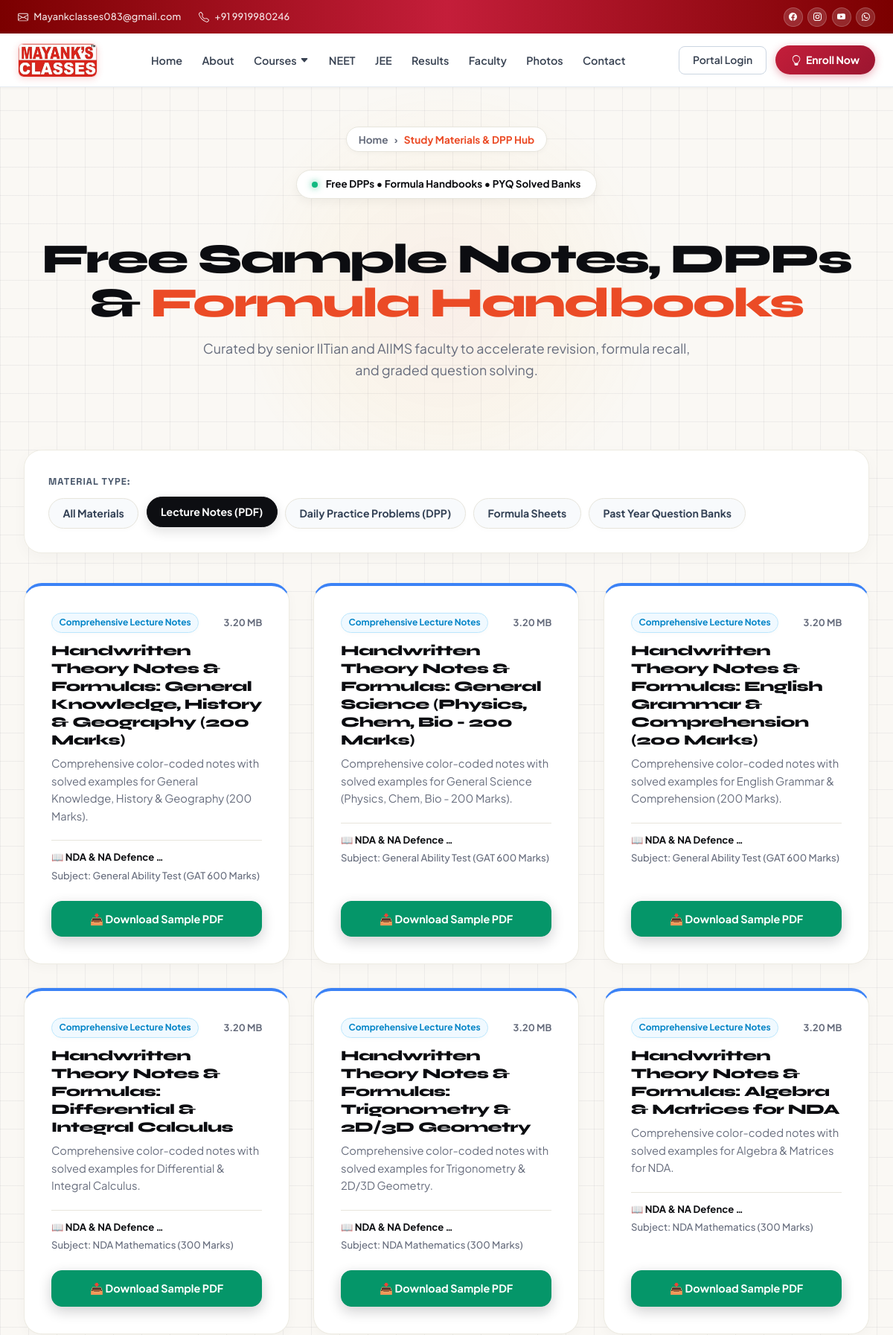
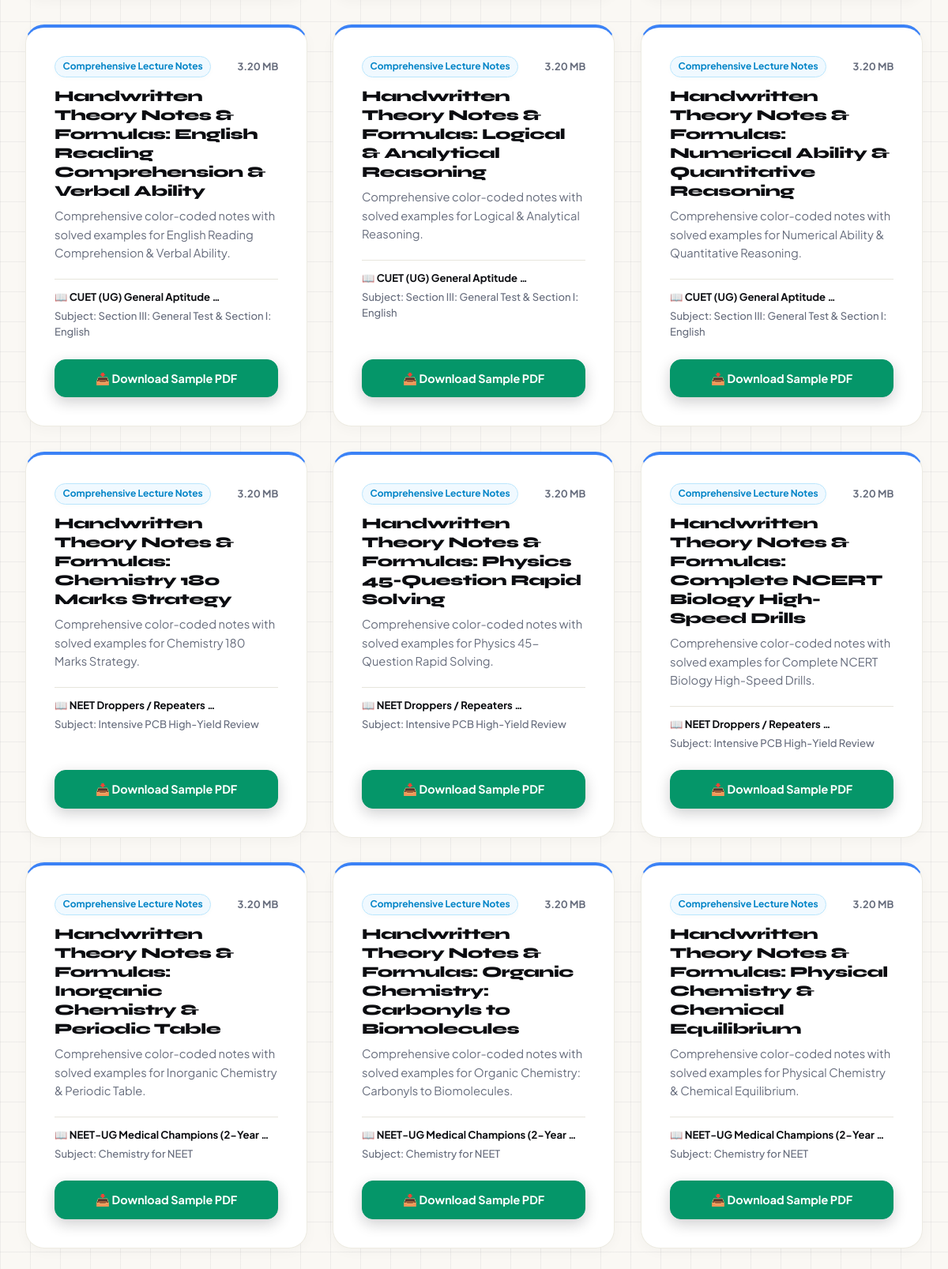
The page /study-materials/?type=PDF_NOTES (upper part) on the database its author committed (2 pictures, top to bottom).
### apps/lms/models.py (models this page shows, shortened)
class StudyMaterial(TimeStampedModel):
    MATERIAL_TYPES = [
        ('PDF_NOTES', 'Comprehensive Lecture Notes'),
        ('FORMULA_SHEET', 'Quick Revision Formula Sheet'),
        ('DPP', 'Daily Practice Problems (DPP)'),
        ('PYQ', 'Previous Year Question Bank'),
        ('ASSIGNMENT', 'Class Assignment / Homework'),
    ]
    course = models.ForeignKey(Course, on_delete=models.CASCADE, related_name='materials')
    subject = models.ForeignKey(Subject, on_delete=models.CASCADE, related_name='materials')
    chapter = models.ForeignKey(Chapter, on_delete=models.CASCADE, null=True, blank=True, related_name='materials')
    teacher = models.ForeignKey(settings.AUTH_USER_MODEL, on_delete=models.SET_NULL, null=True, blank=True)
    title = models.CharField(max_length=255)
    description = models.TextField(blank=True, null=True)
    material_type = models.CharField(max_length=50, choices=MATERIAL_TYPES, default='PDF_NOTES')
    file_url = models.URLField(max_length=500, help_text='URL to PDF or cloud storage document')
    file_size_mb = models.DecimalField(max_digits=5, decimal_places=2, default=2.5)
    download_count = models.IntegerField(default=0)
    is_published = models.BooleanField(default=True)
    class Meta:
        ordering = ['-created_at']

### apps/academic/models.py (models this page shows, shortened)
class Course(TimeStampedModel):
    CATEGORY_CHOICES = [
        ('FOUNDATION', 'Foundation Programs (Classes 6-10)'),
        ('ENGINEERING', 'JEE Preparation (Main & Advanced)'),
        ('MEDICAL', 'NEET Preparation (Medical Entrance)'),
        ('OTHER_EXAMS', 'Other Competitive Exams (CUET, NDA, Olympiads)'),
        ('BOARDS', 'Target Board Excellence (Class 11-12)'),
        ('CRASH_COURSE', 'Fast-Track Crash Course & Test Series'),
    ]
    title = models.CharField(max_length=200)
    slug = models.SlugField(max_length=200, unique=True)
    category = models.CharField(max_length=50, choices=CATEGORY_CHOICES, default='ENGINEERING')
    short_description = models.CharField(max_length=300)
    description = models.TextField()
    target_class = models.CharField(max_length=50, default='Class 11 & 12')
    duration_weeks = models.IntegerField(default=52)
    mode = models.CharField(max_length=100, default='Offline Classroom & Live Hybrid')
    badge_text = models.CharField(max_length=100, blank=True, null=True, help_text='e.g. MOST POPULAR, IIT FOCUSED, FOUNDATION')
    price = models.DecimalField(max_digits=10, decimal_places=2, default=45000.00)
    discount_price = models.DecimalField(max_digits=10, decimal_places=2, blank=True, null=True)
    thumbnail_url = models.URLField(max_length=500, blank=True, null=True)
    features = models.JSONField(default=list, blank=True, help_text='List of key bullet highlights')
    overview_data = models.JSONField(default=dict, blank=True, help_text='Structured overview, pedagogy, and target eligibility')
    faqs = models.JSONField(default=list, blank=True, help_text='List of {question, answer} dicts')
    is_featured = models.BooleanField(default=False)
    order = models.IntegerField(default=0)
    class Meta:
        ordering = ['order', '-is_featured', 'title']

class Subject(TimeStampedModel):
    course = models.ForeignKey(Course, on_delete=models.CASCADE, related_name='subjects')
    name = models.CharField(max_length=150)
    code = models.CharField(max_length=50, blank=True, null=True)
    icon = models.CharField(max_length=100, default='book-open')
    color_accent = models.CharField(max_length=50, default='#3B82F6')
    order = models.IntegerField(default=0)
    class Meta:
        ordering = ['order', 'name']

### apps/core/views.py (the view)
# urls.py: path('study-materials/', study_materials_view, name='study-materials'),
def study_materials_view(request):
    materials = StudyMaterial.objects.filter(is_published=True).select_related('course', 'subject', 'chapter', 'teacher')
    mat_type = request.GET.get('type', 'ALL')
    if mat_type != 'ALL':
        materials = materials.filter(material_type=mat_type)
    context = {
        'materials': materials,
        'active_type': mat_type,
        'courses': Course.objects.filter(is_active=True),
    }
    return render(request, 'public/study_materials.html', context)

### templates/public/study_materials.html (shortened to what this page needs)
{% extends 'public/base_public.html' %}
{% block public_content %}
<div class="mc-landing-root">
  <div class="mc-cursor-glow" id="mc-cursor-glow" aria-hidden="true"></div>
  <section class="mc-page-hero">
    <div class="mc-container">
      <div class="mc-breadcrumb-bar">
        <a href="/">Home</a>
        <span>›</span>
        <span style="color:var(--mc-coral);">Study Materials & DPP Hub</span>
      </div>
      <div style="margin-bottom:1.5rem;">
        <span class="mc-hero-badge mc-continuous-float">
          <span class="mc-pulse-dot-live"></span>
          <span>Free DPPs • Formula Handbooks • PYQ Solved Banks</span>
        </span>
      </div>
      <h1 class="mc-page-hero-title">
        Free Sample Notes, DPPs & <span class="mc-highlight">Formula Handbooks</span>
      </h1>
      <p class="mc-page-hero-desc">
        Curated by senior IITian and AIIMS faculty to accelerate revision, formula recall, and graded question solving.
      </p>
    </div>
  </section>
  <section class="mc-section" style="padding-top:1rem;">
    <div class="mc-container">
      <div class="mc-filter-card mc-reveal">
        <div class="mc-filter-label">MATERIAL TYPE:</div>
        <div class="mc-pills-list">
          <a href="/study-materials/" class="mc-pill-btn {% if active_type == 'ALL' or not active_type %}active{% endif %}">All Materials</a>
          <a href="/study-materials/?type=PDF_NOTES" class="mc-pill-btn {% if active_type == 'PDF_NOTES' %}active{% endif %}">Lecture Notes (PDF)</a>
          <a href="/study-materials/?type=DPP" class="mc-pill-btn {% if active_type == 'DPP' %}active{% endif %}">Daily Practice Problems (DPP)</a>
          <a href="/study-materials/?type=FORMULA_SHEET" class="mc-pill-btn {% if active_type == 'FORMULA_SHEET' %}active{% endif %}">Formula Sheets</a>
          <a href="/study-materials/?type=PYQ" class="mc-pill-btn {% if active_type == 'PYQ' %}active{% endif %}">Past Year Question Banks</a>
        </div>
      </div>
      <div class="mc-catalog-grid">
        {% for mat in materials %}
        <div class="mc-spotlight-card mc-reveal" style="justify-content:space-between;border-top:4px solid {% if mat.material_type == 'PDF_NOTES' %}#3b82f6{% elif mat.material_type == 'DPP' %}#10b981{% else %}#f59e0b{% endif %};">
          <div>
            <div style="display:flex;align-items:center;justify-content:space-between;margin-bottom:0.75rem;">
              <span class="mc-pill-btn" style="padding:0.2rem 0.6rem;font-size:0.75rem;background:#f0f9ff;color:#0284c7;border-color:#bae6fd;">
                {{ mat.get_material_type_display }}
              </span>
              <span style="font-size:0.8rem;color:var(--mc-text-muted);font-weight:700;">{{ mat.file_size_mb }} MB</span>
            </div>
            <h3 class="mc-card-title" style="font-size:1.2rem;margin-bottom:0.5rem;">{{ mat.title }}</h3>
            <p class="mc-card-desc" style="margin-bottom:1.25rem;">
              {{ mat.description|default:"Comprehensive theory, formulas, and graded problem sets with detailed solutions." }}
            </p>
            <div style="font-size:0.82rem;color:var(--mc-text-main);font-weight:700;margin-bottom:1.5rem;padding-top:0.75rem;border-top:1px solid var(--mc-border-subtle);">
              <div>📖 {{ mat.course.title|truncatewords:4 }}</div>
              <div style="color:var(--mc-text-muted);font-weight:500;margin-top:0.25rem;">Subject: {{ mat.subject.name }}</div>
            </div>
          </div>
          <div>
            <button type="button" onclick="openBrochureModal()" class="mc-btn-primary" style="width:100%;justify-content:center;padding:0.75rem;font-size:0.9rem;background:#059669;border-color:#059669;">
              📥 Download Sample PDF
            </button>
          </div>
        </div>
        {% empty %}
        <div class="mc-filter-card text-center" style="grid-column:1/-1;">
          <h3>Study materials loading...</h3>
        </div>
        {% endfor %}
      </div>
    </div>
  </section>
</div>
{% endblock %}

### static/css/main.css (style rules this page uses)
:root { --primary-50: #EEF2FF; --primary-100: #E0E7FF; --primary-200: #C7D2FE; --primary-300: #A5B4FC; --primary-400: #818CF8; --primary-500: #6366F1; --primary-600: #4F46E5; --primary-700: #4338CA; --primary-800: #3730A3; --primary-900: #312E81; --brand-crimson: #8E0E00; --brand-crimson-dark: #660000; --brand-red: #B71C1C; --brand-red-light: #FFEBEE; --brand-gold: #FFC107; --brand-gold-dark: #F59E0B; --brand-gold-light: #FFF9C4; --brand-gold-subtle: #FFFBEB; --cat-neet: #DC2626; --cat-jee: #7C3AED; --cat-foundation: #059669; --cat-other: #0284C7; --brand-teal: #06B6D4; --brand-emerald: #10B981; --brand-emerald-light: #DCFCE7; --brand-rose: #F43F5E; --brand-rose-light: #FFE4E6; --brand-indigo: #4F46E5; --brand-purple: #8B5CF6; --bg-dark: #0F172A; --bg-dark-card: #1E293B; --bg-dark-subtle: #334155; --bg-dark-hover: #27354A; --bg-light: #F8FAFC; --bg-surface: #FFFFFF; --bg-subtle: #F1F5F9; --text-main: #0F172A; --text-muted: #64748B; --text-light: #94A3B8; --text-white: #FFFFFF; --border-color: #E2E8F0; --border-light: #F1F5F9; --border-dark: #334155; --font-heading: 'Outfit', -apple-system, BlinkMacSystemFont, 'Segoe UI', Roboto, sans-serif; --font-body: 'Plus Jakarta Sans', -apple-system, BlinkMacSystemFont, 'Segoe UI', Roboto, sans-serif; --font-mono: 'JetBrains Mono', monospace; --shadow-xs: 0 1px 2px 0 rgb(0 0 0 / 0.04); --shadow-sm: 0 1px 3px 0 rgb(0 0 0 / 0.08), 0 1px 2px -1px rgb(0 0 0 / 0.08); --shadow-md: 0 4px 6px -1px rgb(0 0 0 / 0.08), 0 2px 4px -2px rgb(0 0 0 / 0.06); --shadow-lg: 0 10px 15px -3px rgb(0 0 0 / 0.08), 0 4px 6px -4px rgb(0 0 0 / 0.04); --shadow-xl: 0 20px 25px -5px rgb(0 0 0 / 0.1), 0 8px 10px -6px rgb(0 0 0 / 0.05); --shadow-glow: 0 0 25px rgba(79, 70, 229, 0.25); --shadow-gold: 0 0 20px rgba(245, 158, 11, 0.25); --radius-xs: 4px; --radius-sm: 8px; --radius-md: 12px; --radius-lg: 16px; --radius-xl: 24px; --radius-full: 9999px; --transition: all 0.2s cubic-bezier(0.4, 0, 0.2, 1); --transition-smooth: all 0.3s cubic-bezier(0.16, 1, 0.3, 1); }
*, *::before, *::after { box-sizing: border-box; margin: 0; padding: 0; }
html { scroll-behavior: smooth; font-size: 16px; -webkit-text-size-adjust: 100%; overflow-x: hidden; }
body { font-family: var(--font-body); background-color: var(--bg-light); color: var(--text-main); line-height: 1.55; -webkit-font-smoothing: antialiased; -moz-osx-font-smoothing: grayscale; overflow-x: hidden; }
h1, h2, h3, h4, h5, h6 { font-family: var(--font-heading); font-weight: 700; line-height: 1.25; color: var(--text-main); letter-spacing: -0.015em; }
a { color: inherit; text-decoration: none; transition: var(--transition); }
button, input, select, textarea { font-family: inherit; font-size: inherit; line-height: inherit; }

### static/css/portal.css (style rules this page uses)
:root { --sidebar-width: 270px; --sidebar-collapsed-width: 76px; --portal-bg: #F8FAFC; --sidebar-bg: #0F172A; --sidebar-hover: #1E293B; --sidebar-active: #C41E3A; --sidebar-text: #94A3B8; --sidebar-text-hover: #FFFFFF; --shadow-soft: 0 4px 20px rgba(0, 0, 0, 0.05); --shadow-card: 0 2px 10px rgba(0, 0, 0, 0.03); --shadow-hover: 0 10px 25px rgba(0, 0, 0, 0.08); --transition-smooth: all 0.3s cubic-bezier(0.4, 0, 0.2, 1); }

### rows shown on the page
StudyMaterial: material_type "Comprehensive Lecture Notes", file_size_mb "3.20", title "Handwritten Theory Notes & Formulas: General Knowledge, History & Geography (200 Marks)", description "Comprehensive color-coded notes with solved examples for General Knowledge, History & Geography (200 Marks).", course "NDA & NA Defence …", subject.name "General Ability Test (GAT 600 Marks)"
StudyMaterial: material_type "Comprehensive Lecture Notes", file_size_mb "3.20", title "Handwritten Theory Notes & Formulas: General Science (Physics, Chem, Bio - 200 Marks)", description "Comprehensive color-coded notes with solved examples for General Science (Physics, Chem, Bio - 200 Marks).", course "NDA & NA Defence …", subject.name "General Ability Test (GAT 600 Marks)"
StudyMaterial: material_type "Comprehensive Lecture Notes", file_size_mb "3.20", title "Handwritten Theory Notes & Formulas: English Grammar & Comprehension (200 Marks)", description "Comprehensive color-coded notes with solved examples for English Grammar & Comprehension (200 Marks).", course "NDA & NA Defence …", subject.name "General Ability Test (GAT 600 Marks)"
StudyMaterial: material_type "Comprehensive Lecture Notes", file_size_mb "3.20", title "Handwritten Theory Notes & Formulas: Differential & Integral Calculus", description "Comprehensive color-coded notes with solved examples for Differential & Integral Calculus.", course "NDA & NA Defence …", subject.name "NDA Mathematics (300 Marks)"
StudyMaterial: material_type "Comprehensive Lecture Notes", file_size_mb "3.20", title "Handwritten Theory Notes & Formulas: Trigonometry & 2D/3D Geometry", description "Comprehensive color-coded notes with solved examples for Trigonometry & 2D/3D Geometry.", course "NDA & NA Defence …", subject.name "NDA Mathematics (300 Marks)"
StudyMaterial: material_type "Comprehensive Lecture Notes", file_size_mb "3.20", title "Handwritten Theory Notes & Formulas: Algebra & Matrices for NDA", description "Comprehensive color-coded notes with solved examples for Algebra & Matrices for NDA.", course "NDA & NA Defence …", subject.name "NDA Mathematics (300 Marks)"
StudyMaterial: material_type "Comprehensive Lecture Notes", file_size_mb "3.20", title "Handwritten Theory Notes & Formulas: English Reading Comprehension & Verbal Ability", description "Comprehensive color-coded notes with solved examples for English Reading Comprehension & Verbal Ability.", course "CUET (UG) General Aptitude …", subject.name "Section III: General Test & Section I: English"
StudyMaterial: material_type "Comprehensive Lecture Notes", file_size_mb "3.20", title "Handwritten Theory Notes & Formulas: Logical & Analytical Reasoning", description "Comprehensive color-coded notes with solved examples for Logical & Analytical Reasoning.", course "CUET (UG) General Aptitude …", subject.name "Section III: General Test & Section I: English"
StudyMaterial: material_type "Comprehensive Lecture Notes", file_size_mb "3.20", title "Handwritten Theory Notes & Formulas: Numerical Ability & Quantitative Reasoning", description "Comprehensive color-coded notes with solved examples for Numerical Ability & Quantitative Reasoning.", course "CUET (UG) General Aptitude …", subject.name "Section III: General Test & Section I: English"
StudyMaterial: material_type "Comprehensive Lecture Notes", file_size_mb "3.20", title "Handwritten Theory Notes & Formulas: Chemistry 180 Marks Strategy", description "Comprehensive color-coded notes with solved examples for Chemistry 180 Marks Strategy.", course "NEET Droppers / Repeaters …", subject.name "Intensive PCB High-Yield Review"
StudyMaterial: material_type "Comprehensive Lecture Notes", file_size_mb "3.20", title "Handwritten Theory Notes & Formulas: Physics 45-Question Rapid Solving", description "Comprehensive color-coded notes with solved examples for Physics 45-Question Rapid Solving.", course "NEET Droppers / Repeaters …", subject.name "Intensive PCB High-Yield Review"
StudyMaterial: material_type "Comprehensive Lecture Notes", file_size_mb "3.20", title "Handwritten Theory Notes & Formulas: Complete NCERT Biology High-Speed Drills", description "Comprehensive color-coded notes with solved examples for Complete NCERT Biology High-Speed Drills.", course "NEET Droppers / Repeaters …", subject.name "Intensive PCB High-Yield Review"
StudyMaterial: material_type "Comprehensive Lecture Notes", file_size_mb "3.20", title "Handwritten Theory Notes & Formulas: Inorganic Chemistry & Periodic Table", description "Comprehensive color-coded notes with solved examples for Inorganic Chemistry & Periodic Table.", course "NEET-UG Medical Champions (2-Year …", subject.name "Chemistry for NEET"
StudyMaterial: material_type "Comprehensive Lecture Notes", file_size_mb "3.20", title "Handwritten Theory Notes & Formulas: Organic Chemistry: Carbonyls to Biomolecules", description "Comprehensive color-coded notes with solved examples for Organic Chemistry: Carbonyls to Biomolecules.", course "NEET-UG Medical Champions (2-Year …", subject.name "Chemistry for NEET"
StudyMaterial: material_type "Comprehensive Lecture Notes", file_size_mb "3.20", title "Handwritten Theory Notes & Formulas: Physical Chemistry & Chemical Equilibrium", description "Comprehensive color-coded notes with solved examples for Physical Chemistry & Chemical Equilibrium.", course "NEET-UG Medical Champions (2-Year …", subject.name "Chemistry for NEET"
